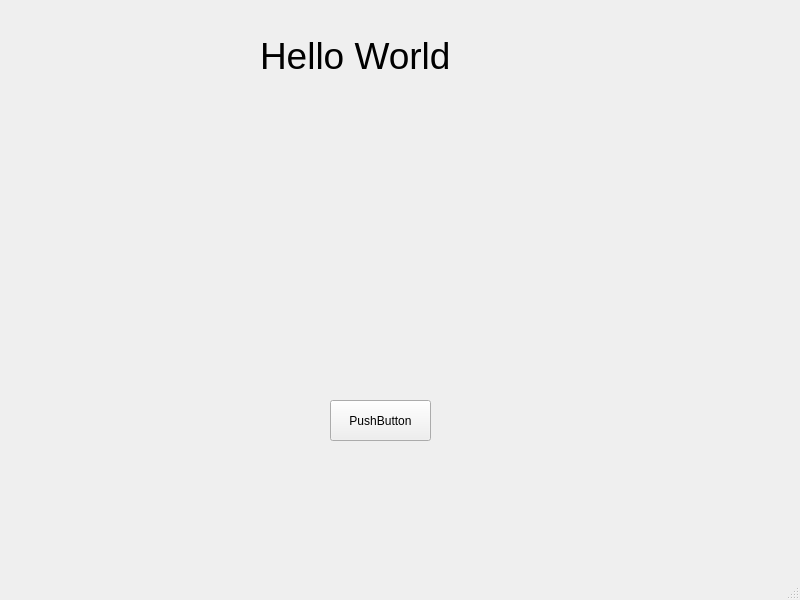
<?xml version="1.0" encoding="UTF-8"?>
<ui version="4.0">
 <class>MainWindow</class>
 <widget class="QMainWindow" name="MainWindow">
  <property name="geometry">
   <rect>
    <x>0</x>
    <y>0</y>
    <width>800</width>
    <height>600</height>
   </rect>
  </property>
  <property name="windowTitle">
   <string>MainWindow</string>
  </property>
  <widget class="QWidget" name="centralwidget">
   <widget class="QLabel" name="label">
    <property name="geometry">
     <rect>
      <x>260</x>
      <y>20</y>
      <width>251</width>
      <height>71</height>
     </rect>
    </property>
    <property name="font">
     <font>
      <pointsize>28</pointsize>
     </font>
    </property>
    <property name="text">
     <string>Hello World</string>
    </property>
   </widget>
   <widget class="QPushButton" name="pushButton">
    <property name="geometry">
     <rect>
      <x>330</x>
      <y>400</y>
      <width>101</width>
      <height>41</height>
     </rect>
    </property>
    <property name="text">
     <string>PushButton</string>
    </property>
   </widget>
   <widget class="QWidget" name="gridLayoutWidget">
    <property name="geometry">
     <rect>
      <x>160</x>
      <y>80</y>
      <width>441</width>
      <height>281</height>
     </rect>
    </property>
   </widget>
  </widget>
  <widget class="QMenuBar" name="menubar">
   <property name="geometry">
    <rect>
     <x>0</x>
     <y>0</y>
     <width>800</width>
     <height>20</height>
    </rect>
   </property>
  </widget>
  <widget class="QStatusBar" name="statusbar"/>
 </widget>
 <resources/>
 <connections/>
</ui>
